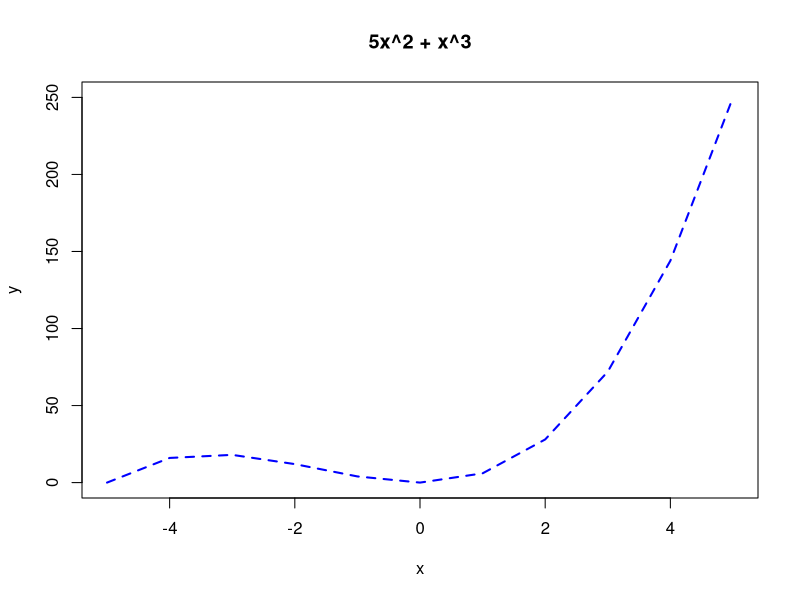

Source code (R):
arr <- -5:5

y <- 5 * arr^2 + arr^3

plot(
  arr,
  y,
  type = "l",
  main = "5x^2 + x^3",
  xlab = "x",
  ylab = "y",
  col = "blue",
  lty = 2,
  lwd = 2
)
